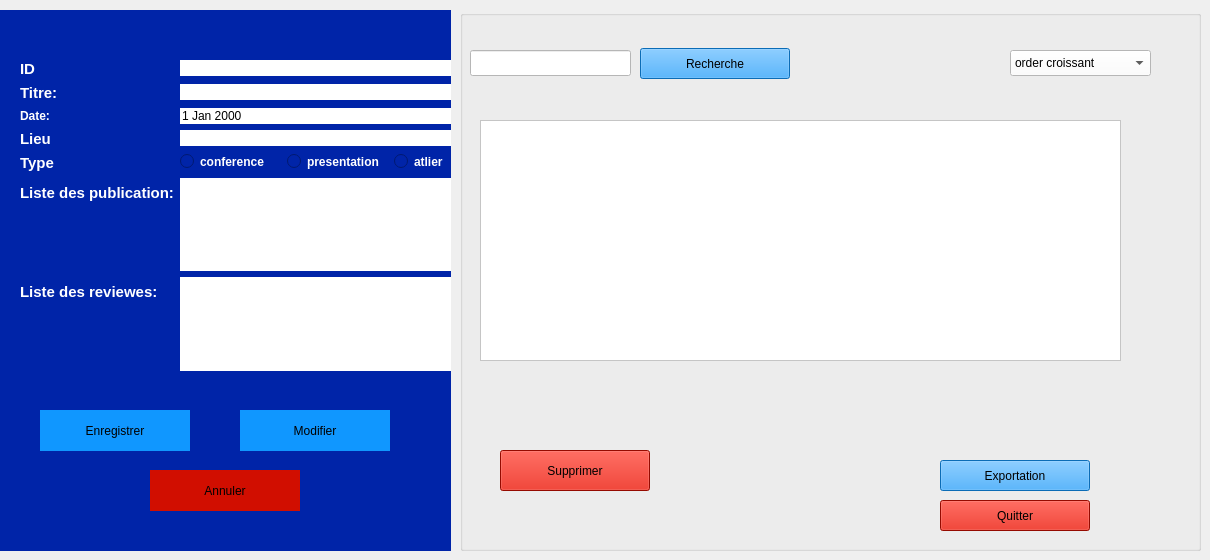
     <widget class="QWidget" name="stackedWidgetPage5">
      <widget class="QGroupBox" name="groupBox_Session_Form">
       <property name="geometry">
        <rect>
         <x>0</x>
         <y>10</y>
         <width>451</width>
         <height>541</height>
        </rect>
       </property>
       <property name="styleSheet">
        <string notr="true">background-color: rgb(0, 36, 168);
border: #A8D3F0;</string>
       </property>
       <property name="title">
        <string/>
       </property>
       <widget class="QWidget" name="formLayoutWidget_Session">
        <property name="geometry">
         <rect>
          <x>20</x>
          <y>50</y>
          <width>475</width>
          <height>311</height>
         </rect>
        </property>
        <layout class="QFormLayout" name="formLayout_Session">
         <item row="0" column="0">
          <widget class="QLabel" name="label_S_ID">
           <property name="text">
            <string>&lt;html&gt;&lt;head/&gt;&lt;body&gt;&lt;p&gt;&lt;span style=&quot; font-size:11pt; font-weight:700; color:#ffffff;&quot;&gt;ID&lt;/span&gt;&lt;/p&gt;&lt;/body&gt;&lt;/html&gt;</string>
           </property>
          </widget>
         </item>
         <item row="0" column="1">
          <widget class="QLineEdit" name="idSession">
           <property name="contextMenuPolicy">
            <enum>Qt::ContextMenuPolicy::ActionsContextMenu</enum>
           </property>
           <property name="styleSheet">
            <string notr="true">background-color: rgb(255, 255, 255);
</string>
           </property>
          </widget>
         </item>
         <item row="1" column="0">
          <widget class="QLabel" name="label_S_Titre">
           <property name="text">
            <string>&lt;html&gt;&lt;head/&gt;&lt;body&gt;&lt;p&gt;&lt;span style=&quot; font-size:11pt; font-weight:700; color:#ffffff;&quot;&gt;Titre:&lt;/span&gt;&lt;/p&gt;&lt;/body&gt;&lt;/html&gt;</string>
           </property>
          </widget>
         </item>
         <item row="1" column="1">
          <widget class="QLineEdit" name="Id_utilisateur_Session">
           <property name="styleSheet">
            <string notr="true">background-color: rgb(255, 255, 255);</string>
           </property>
          </widget>
         </item>
         <item row="2" column="0">
          <widget class="QLabel" name="label_S_Date">
           <property name="text">
            <string>&lt;html&gt;&lt;head/&gt;&lt;body&gt;&lt;p&gt;&lt;span style=&quot; font-weight:700; color:#ffffff;&quot;&gt;Date:&lt;/span&gt;&lt;/p&gt;&lt;/body&gt;&lt;/html&gt;</string>
           </property>
          </widget>
         </item>
         <item row="3" column="0">
          <widget class="QLabel" name="label_S_Lieu">
           <property name="text">
            <string>&lt;html&gt;&lt;head/&gt;&lt;body&gt;&lt;p&gt;&lt;span style=&quot; font-size:11pt; font-weight:700; color:#ffffff;&quot;&gt;Lieu&lt;/span&gt;&lt;/p&gt;&lt;/body&gt;&lt;/html&gt;</string>
           </property>
          </widget>
         </item>
         <item row="3" column="1">
          <widget class="QLineEdit" name="abstractSession">
           <property name="styleSheet">
            <string notr="true">background-color: rgb(255, 255, 255);
</string>
           </property>
          </widget>
         </item>
         <item row="4" column="0">
          <widget class="QLabel" name="label_S_Type">
           <property name="text">
            <string>&lt;html&gt;&lt;head/&gt;&lt;body&gt;&lt;p&gt;&lt;span style=&quot; font-size:11pt; font-weight:700; color:#ffffff;&quot;&gt;Type&lt;/span&gt;&lt;/p&gt;&lt;/body&gt;&lt;/html&gt;</string>
           </property>
          </widget>
         </item>
         <item row="5" column="0">
          <widget class="QLabel" name="label_S_ListPub">
           <property name="text">
            <string>&lt;html&gt;&lt;head/&gt;&lt;body&gt;&lt;p&gt;&lt;span style=&quot; font-size:11pt; font-weight:700; color:#ffffff;&quot;&gt;Liste des publication:&lt;/span&gt;&lt;/p&gt;&lt;/body&gt;&lt;/html&gt;</string>
           </property>
          </widget>
         </item>
         <item row="6" column="0">
          <widget class="QLabel" name="label_S_ListRev">
           <property name="text">
            <string>&lt;html&gt;&lt;head/&gt;&lt;body&gt;&lt;p&gt;&lt;span style=&quot; font-size:11pt; font-weight:700; color:#ffffff;&quot;&gt;Liste des reviewes:&lt;/span&gt;&lt;/p&gt;&lt;/body&gt;&lt;/html&gt;</string>
           </property>
          </widget>
         </item>
         <item row="2" column="1">
          <widget class="QDateEdit" name="dateSession">
           <property name="styleSheet">
            <string notr="true">background-color: rgb(255, 255, 255);</string>
           </property>
          </widget>
         </item>
         <item row="4" column="1">
          <layout class="QHBoxLayout" name="horizontalLayout_Role_2">
           <item>
            <widget class="QRadioButton" name="radioButton_Admin_5">
             <property name="styleSheet">
              <string notr="true">color: white; font-weight: bold;</string>
             </property>
             <property name="text">
              <string>conference</string>
             </property>
            </widget>
           </item>
           <item>
            <widget class="QRadioButton" name="radioButton_Admin_6">
             <property name="styleSheet">
              <string notr="true">color: white; font-weight: bold;</string>
             </property>
             <property name="text">
              <string>presentation</string>
             </property>
            </widget>
           </item>
           <item>
            <widget class="QRadioButton" name="radioButton_Chercheur_2">
             <property name="styleSheet">
              <string notr="true">color: white; font-weight: bold;</string>
             </property>
             <property name="text">
              <string>atlier</string>
             </property>
            </widget>
           </item>
          </layout>
         </item>
         <item row="5" column="1">
          <widget class="QListWidget" name="listWidget">
           <property name="styleSheet">
            <string notr="true">background-color: rgb(255, 255, 255);</string>
           </property>
          </widget>
         </item>
         <item row="6" column="1">
          <widget class="QListWidget" name="listWidget_2">
           <property name="styleSheet">
            <string notr="true">background-color: rgb(255, 255, 255);</string>
           </property>
          </widget>
         </item>
        </layout>
       </widget>
       <widget class="QPushButton" name="enregistrerSession">
        <property name="geometry">
         <rect>
          <x>40</x>
          <y>400</y>
          <width>150</width>
          <height>41</height>
         </rect>
        </property>
        <property name="minimumSize">
         <size>
          <width>0</width>
          <height>0</height>
         </size>
        </property>
        <property name="styleSheet">
         <string notr="true">background-color: rgb(16, 151, 255);
</string>
        </property>
        <property name="text">
         <string>Enregistrer</string>
        </property>
       </widget>
       <widget class="QPushButton" name="modifSession">
        <property name="geometry">
         <rect>
          <x>240</x>
          <y>400</y>
          <width>150</width>
          <height>41</height>
         </rect>
        </property>
        <property name="styleSheet">
         <string notr="true">background-color: rgb(16, 151, 255);
</string>
        </property>
        <property name="text">
         <string>Modifier</string>
        </property>
       </widget>
       <widget class="QPushButton" name="annulerSession">
        <property name="geometry">
         <rect>
          <x>150</x>
          <y>460</y>
          <width>150</width>
          <height>41</height>
         </rect>
        </property>
        <property name="styleSheet">
         <string notr="true">background-color: rgb(209, 14, 0);
</string>
        </property>
        <property name="text">
         <string>Annuler</string>
        </property>
       </widget>
      </widget>
      <widget class="QGroupBox" name="groupBox_Session_List">
       <property name="geometry">
        <rect>
         <x>460</x>
         <y>10</y>
         <width>741</width>
         <height>541</height>
        </rect>
       </property>
       <property name="styleSheet">
        <string notr="true">background-color: rgb(0, 36, 168);
border: #A8D3F0;
/* Style pour tous les GroupBox */
QGroupBox {
    border: 2px solid #2c3e50; /* Couleur de la bordure */
    border-radius: 15px;      /* Même arrondi que les boutons */
    margin-top: 20px;         /* Espace pour le titre en haut */
    font-weight: bold;
    color: #2c3e50;
}
/* Style spécifique pour le titre du GroupBox */
QGroupBox::title {
    subcontrol-origin: margin;
    subcontrol-position: top center; /* Place le titre en haut au centre */
    padding: 0 10px;
}</string>
       </property>
       <property name="title">
        <string/>
       </property>
       <widget class="QLineEdit" name="rechSession">
        <property name="geometry">
         <rect>
          <x>10</x>
          <y>40</y>
          <width>161</width>
          <height>26</height>
         </rect>
        </property>
        <property name="styleSheet">
         <string notr="true">background-color: rgb(255, 255, 255);</string>
        </property>
       </widget>
       <widget class="QPushButton" name="rechercheSession">
        <property name="geometry">
         <rect>
          <x>180</x>
          <y>38</y>
          <width>150</width>
          <height>31</height>
         </rect>
        </property>
        <property name="styleSheet">
         <string notr="true">background-color: rgb(16, 151, 255);
</string>
        </property>
        <property name="text">
         <string>Recherche</string>
        </property>
       </widget>
       <widget class="QPushButton" name="SuppSession">
        <property name="geometry">
         <rect>
          <x>40</x>
          <y>440</y>
          <width>150</width>
          <height>41</height>
         </rect>
        </property>
        <property name="styleSheet">
         <string notr="true">background-color: rgb(209, 14, 0);</string>
        </property>
        <property name="text">
         <string>Supprimer</string>
        </property>
       </widget>
       <widget class="QPushButton" name="quitterSession">
        <property name="geometry">
         <rect>
          <x>480</x>
          <y>490</y>
          <width>150</width>
          <height>31</height>
         </rect>
        </property>
        <property name="styleSheet">
         <string notr="true">background-color: rgb(209, 14, 0);
</string>
        </property>
        <property name="text">
         <string>Quitter</string>
        </property>
       </widget>
       <widget class="QPushButton" name="expoSession">
        <property name="geometry">
         <rect>
          <x>480</x>
          <y>450</y>
          <width>150</width>
          <height>31</height>
         </rect>
        </property>
        <property name="styleSheet">
         <string notr="true">background-color: rgb(16, 151, 255);
</string>
        </property>
        <property name="text">
         <string>Exportation</string>
        </property>
       </widget>
       <widget class="QComboBox" name="comboBox_5">
        <property name="geometry">
         <rect>
          <x>550</x>
          <y>40</y>
          <width>141</width>
          <height>26</height>
         </rect>
        </property>
        <property name="palette">
         <palette>
          <active>
           <colorrole role="WindowText">
            <brush brushstyle="SolidPattern">
             <color alpha="255">
              <red>0</red>
              <green>0</green>
              <blue>0</blue>
             </color>
            </brush>
           </colorrole>
           <colorrole role="Button">
            <brush brushstyle="SolidPattern">
             <color alpha="255">
              <red>255</red>
              <green>255</green>
              <blue>255</blue>
             </color>
            </brush>
           </colorrole>
           <colorrole role="Light">
            <brush brushstyle="SolidPattern">
             <color alpha="255">
              <red>255</red>
              <green>255</green>
              <blue>255</blue>
             </color>
            </brush>
           </colorrole>
           <colorrole role="Midlight">
            <brush brushstyle="SolidPattern">
             <color alpha="255">
              <red>255</red>
              <green>255</green>
              <blue>255</blue>
             </color>
            </brush>
           </colorrole>
           <colorrole role="Dark">
            <brush brushstyle="SolidPattern">
             <color alpha="255">
              <red>127</red>
              <green>127</green>
              <blue>127</blue>
             </color>
            </brush>
           </colorrole>
           <colorrole role="Mid">
            <brush brushstyle="SolidPattern">
             <color alpha="255">
              <red>170</red>
              <green>170</green>
              <blue>170</blue>
             </color>
            </brush>
           </colorrole>
           <colorrole role="Text">
            <brush brushstyle="SolidPattern">
             <color alpha="255">
              <red>0</red>
              <green>0</green>
              <blue>0</blue>
             </color>
            </brush>
           </colorrole>
           <colorrole role="BrightText">
            <brush brushstyle="SolidPattern">
             <color alpha="255">
              <red>255</red>
              <green>255</green>
              <blue>255</blue>
             </color>
            </brush>
           </colorrole>
           <colorrole role="ButtonText">
            <brush brushstyle="SolidPattern">
             <color alpha="255">
              <red>0</red>
              <green>0</green>
              <blue>0</blue>
             </color>
            </brush>
           </colorrole>
           <colorrole role="Base">
            <brush brushstyle="SolidPattern">
             <color alpha="255">
              <red>255</red>
              <green>255</green>
              <blue>255</blue>
             </color>
            </brush>
           </colorrole>
           <colorrole role="Window">
            <brush brushstyle="SolidPattern">
             <color alpha="255">
              <red>255</red>
              <green>255</green>
              <blue>255</blue>
             </color>
            </brush>
           </colorrole>
           <colorrole role="Shadow">
            <brush brushstyle="SolidPattern">
             <color alpha="255">
              <red>0</red>
              <green>0</green>
              <blue>0</blue>
             </color>
            </brush>
           </colorrole>
           <colorrole role="AlternateBase">
            <brush brushstyle="SolidPattern">
             <color alpha="255">
              <red>255</red>
              <green>255</green>
              <blue>255</blue>
             </color>
            </brush>
           </colorrole>
           <colorrole role="ToolTipBase">
            <brush brushstyle="SolidPattern">
             <color alpha="255">
              <red>255</red>
              <green>255</green>
              <blue>220</blue>
             </color>
            </brush>
           </colorrole>
           <colorrole role="ToolTipText">
            <brush brushstyle="SolidPattern">
             <color alpha="255">
              <red>0</red>
              <green>0</green>
              <blue>0</blue>
             </color>
            </brush>
           </colorrole>
           <colorrole role="PlaceholderText">
            <brush brushstyle="SolidPattern">
             <color alpha="127">
              <red>0</red>
              <green>0</green>
              <blue>0</blue>
             </color>
            </brush>
           </colorrole>
           <colorrole role="Accent">
            <brush brushstyle="SolidPattern">
             <color alpha="255">
              <red>255</red>
              <green>255</green>
              <blue>255</blue>
             </color>
            </brush>
           </colorrole>
          </active>
          <inactive>
           <colorrole role="WindowText">
            <brush brushstyle="SolidPattern">
             <color alpha="255">
              <red>0</red>
              <green>0</green>
              <blue>0</blue>
             </color>
            </brush>
           </colorrole>
           <colorrole role="Button">
            <brush brushstyle="SolidPattern">
             <color alpha="255">
              <red>255</red>
              <green>255</green>
              <blue>255</blue>
             </color>
            </brush>
           </colorrole>
           <colorrole role="Light">
            <brush brushstyle="SolidPattern">
             <color alpha="255">
              <red>255</red>
              <green>255</green>
              <blue>255</blue>
             </color>
            </brush>
           </colorrole>
           <colorrole role="Midlight">
            <brush brushstyle="SolidPattern">
             <color alpha="255">
              <red>255</red>
              <green>255</green>
              <blue>255</blue>
             </color>
            </brush>
           </colorrole>
           <colorrole role="Dark">
            <brush brushstyle="SolidPattern">
             <color alpha="255">
              <red>127</red>
              <green>127</green>
              <blue>127</blue>
             </color>
            </brush>
           </colorrole>
           <colorrole role="Mid">
            <brush brushstyle="SolidPattern">
             <color alpha="255">
              <red>170</red>
              <green>170</green>
              <blue>170</blue>
             </color>
            </brush>
           </colorrole>
           <colorrole role="Text">
            <brush brushstyle="SolidPattern">
             <color alpha="255">
              <red>0</red>
              <green>0</green>
              <blue>0</blue>
             </color>
            </brush>
           </colorrole>
           <colorrole role="BrightText">
            <brush brushstyle="SolidPattern">
             <color alpha="255">
              <red>255</red>
              <green>255</green>
              <blue>255</blue>
             </color>
            </brush>
           </colorrole>
           <colorrole role="ButtonText">
            <brush brushstyle="SolidPattern">
             <color alpha="255">
              <red>0</red>
              <green>0</green>
              <blue>0</blue>
             </color>
            </brush>
           </colorrole>
           <colorrole role="Base">
            <brush brushstyle="SolidPattern">
             <color alpha="255">
              <red>255</red>
              <green>255</green>
              <blue>255</blue>
             </color>
            </brush>
           </colorrole>
           <colorrole role="Window">
            <brush brushstyle="SolidPattern">
             <color alpha="255">
              <red>255</red>
              <green>255</green>
              <blue>255</blue>
             </color>
            </brush>
           </colorrole>
           <colorrole role="Shadow">
            <brush brushstyle="SolidPattern">
             <color alpha="255">
              <red>0</red>
              <green>0</green>
              <blue>0</blue>
             </color>
            </brush>
           </colorrole>
           <colorrole role="AlternateBase">
            <brush brushstyle="SolidPattern">
             <color alpha="255">
              <red>255</red>
              <green>255</green>
              <blue>255</blue>
             </color>
            </brush>
           </colorrole>
           <colorrole role="ToolTipBase">
            <brush brushstyle="SolidPattern">
             <color alpha="255">
              <red>255</red>
              <green>255</green>
              <blue>220</blue>
             </color>
            </brush>
           </colorrole>
           <colorrole role="ToolTipText">
            <brush brushstyle="SolidPattern">
             <color alpha="255">
              <red>0</red>
              <green>0</green>
              <blue>0</blue>
             </color>
            </brush>
           </colorrole>
           <colorrole role="PlaceholderText">
            <brush brushstyle="SolidPattern">
             <color alpha="127">
              <red>0</red>
              <green>0</green>
              <blue>0</blue>
             </color>
            </brush>
           </colorrole>
           <colorrole role="Accent">
            <brush brushstyle="SolidPattern">
             <color alpha="255">
              <red>255</red>
              <green>255</green>
              <blue>255</blue>
             </color>
            </brush>
           </colorrole>
          </inactive>
          <disabled>
           <colorrole role="WindowText">
            <brush brushstyle="SolidPattern">
             <color alpha="255">
              <red>127</red>
              <green>127</green>
              <blue>127</blue>
             </color>
            </brush>
           </colorrole>
           <colorrole role="Button">
            <brush brushstyle="SolidPattern">
             <color alpha="255">
              <red>255</red>
              <green>255</green>
              <blue>255</blue>
             </color>
            </brush>
           </colorrole>
           <colorrole role="Light">
            <brush brushstyle="SolidPattern">
             <color alpha="255">
              <red>255</red>
              <green>255</green>
              <blue>255</blue>
             </color>
            </brush>
           </colorrole>
           <colorrole role="Midlight">
            <brush brushstyle="SolidPattern">
             <color alpha="255">
              <red>255</red>
              <green>255</green>
              <blue>255</blue>
             </color>
            </brush>
           </colorrole>
           <colorrole role="Dark">
            <brush brushstyle="SolidPattern">
             <color alpha="255">
              <red>127</red>
              <green>127</green>
              <blue>127</blue>
             </color>
            </brush>
           </colorrole>
           <colorrole role="Mid">
            <brush brushstyle="SolidPattern">
             <color alpha="255">
              <red>170</red>
              <green>170</green>
              <blue>170</blue>
             </color>
            </brush>
           </colorrole>
           <colorrole role="Text">
            <brush brushstyle="SolidPattern">
             <color alpha="255">
              <red>127</red>
              <green>127</green>
              <blue>127</blue>
             </color>
            </brush>
           </colorrole>
           <colorrole role="BrightText">
            <brush brushstyle="SolidPattern">
             <color alpha="255">
              <red>255</red>
              <green>255</green>
              <blue>255</blue>
             </color>
            </brush>
           </colorrole>
           <colorrole role="ButtonText">
            <brush brushstyle="SolidPattern">
             <color alpha="255">
              <red>127</red>
              <green>127</green>
              <blue>127</blue>
             </color>
            </brush>
           </colorrole>
           <colorrole role="Base">
            <brush brushstyle="SolidPattern">
             <color alpha="255">
              <red>255</red>
              <green>255</green>
              <blue>255</blue>
             </color>
            </brush>
           </colorrole>
           <colorrole role="Window">
            <brush brushstyle="SolidPattern">
             <color alpha="255">
              <red>255</red>
              <green>255</green>
              <blue>255</blue>
             </color>
            </brush>
           </colorrole>
           <colorrole role="Shadow">
            <brush brushstyle="SolidPattern">
             <color alpha="255">
              <red>0</red>
              <green>0</green>
              <blue>0</blue>
             </color>
            </brush>
           </colorrole>
           <colorrole role="AlternateBase">
            <brush brushstyle="SolidPattern">
             <color alpha="255">
              <red>255</red>
              <green>255</green>
              <blue>255</blue>
             </color>
            </brush>
           </colorrole>
           <colorrole role="ToolTipBase">
            <brush brushstyle="SolidPattern">
             <color alpha="255">
              <red>255</red>
              <green>255</green>
              <blue>220</blue>
             </color>
            </brush>
           </colorrole>
           <colorrole role="ToolTipText">
            <brush brushstyle="SolidPattern">
             <color alpha="255">
              <red>0</red>
              <green>0</green>
              <blue>0</blue>
             </color>
            </brush>
           </colorrole>
           <colorrole role="PlaceholderText">
            <brush brushstyle="SolidPattern">
             <color alpha="127">
              <red>127</red>
              <green>127</green>
              <blue>127</blue>
             </color>
            </brush>
           </colorrole>
           <colorrole role="Accent">
            <brush brushstyle="SolidPattern">
             <color alpha="255">
              <red>255</red>
              <green>255</green>
              <blue>255</blue>
             </color>
            </brush>
           </colorrole>
          </disabled>
         </palette>
        </property>
        <property name="styleSheet">
         <string notr="true">background-color: rgb(255, 255, 255);</string>
        </property>
        <item>
         <property name="text">
          <string>order croissant</string>
         </property>
        </item>
        <item>
         <property name="text">
          <string>order decroissant</string>
         </property>
        </item>
       </widget>
       <widget class="QTableWidget" name="tableWidget_5">
        <property name="geometry">
         <rect>
          <x>20</x>
          <y>110</y>
          <width>641</width>
          <height>241</height>
         </rect>
        </property>
        <property name="styleSheet">
         <string notr="true">background-color: rgb(255, 255, 255);</string>
        </property>
       </widget>
      </widget>
     </widget>
